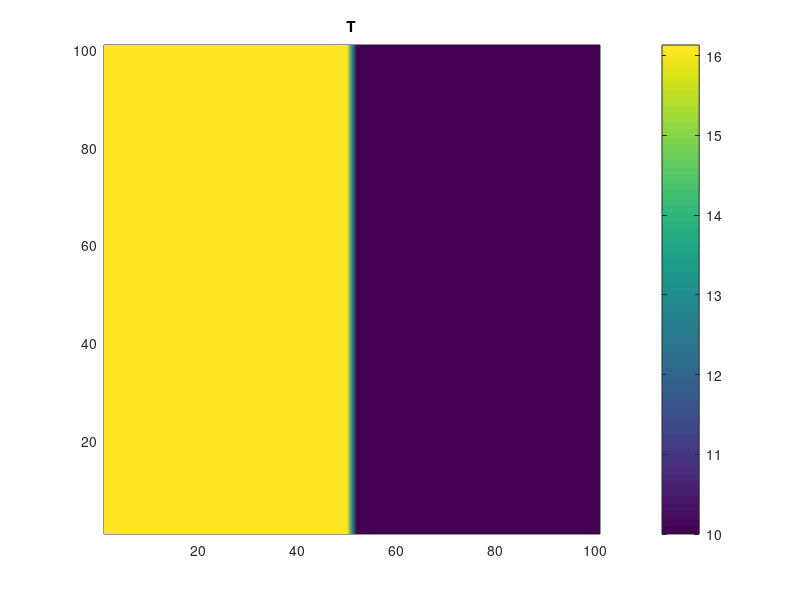
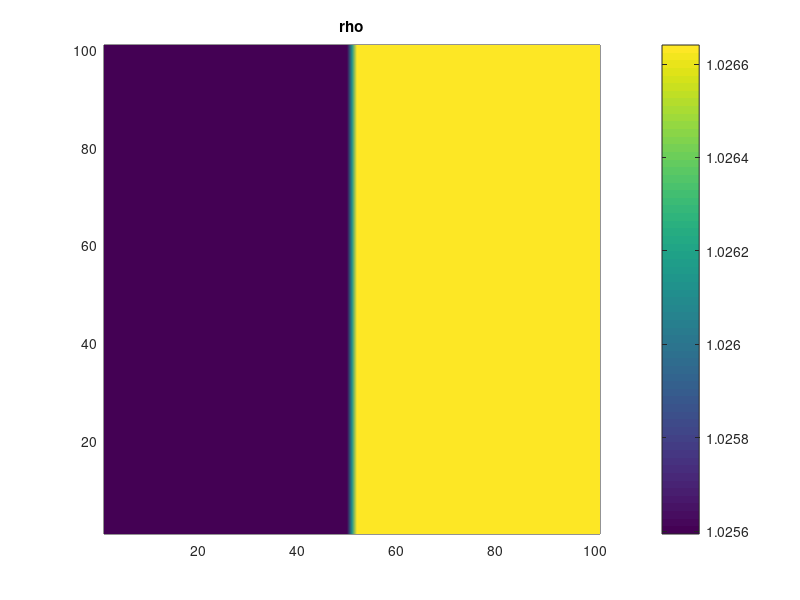

These figures' MATLAB source, in order: (Note: this script raises an error after producing the figures.)
clc;clear all; close all; format short

% pwd = '/home/valera/ParGCCOM/TestCases/ShearLayer/SL_128x6x128/';
% ProbName = 'shearlayer';
% ProbSize = '128x6x128';
% 
% GridFileName =  [pwd ProbName '.' ProbSize '.dat' ];  ;
% 
% ProbSizeFileName = [pwd ProbName '.' ProbSize 'probsize.ser.dat' ];
% 
% INIfile = 'gcom_ini_DC_128x128x6.nc';
% 
% [x,y,z,x_r,y_r,z_r,IMax,JMax,KMax]=ReadGridASCII(ProbSizeFileName,GridFileName);

%Nodes:
IMax = 101; JMax = 101;
%Spacing:
h = 1/IMax;

%Cells:
m = IMax-1; n = JMax-1;

xlength = linspace(-16,16,n+1);
ylength = linspace(-1,1,m+1);

[X,Y] = ndgrid(xlength,ylength);
%%

uic = zeros(IMax ,JMax);
vic = zeros(IMax ,JMax);
pic = zeros(IMax ,JMax);
Tic = zeros(IMax, JMax);
Sic = zeros(IMax, JMax);


p = zeros(IMax+1,JMax+1);
u = zeros(IMax+1,JMax+1);
v = zeros(IMax+1,JMax+1);
T = zeros(IMax+1,JMax+1);
S = zeros(IMax+1,JMax+1);

xlength = linspace(-16,16,n);
ylength = linspace(-1,1,m);

[Xc,Yc] = ndgrid(xlength,ylength);

xlength = linspace(-16,16,n+1);
ylength = linspace(-1,1,m);

[Xu,Yu] = ndgrid(xlength,ylength);

xlength = linspace(-16,16,n);
ylength = linspace(-1,1,m+1);

[Xv,Yv] = ndgrid(xlength,ylength);

xlength = linspace(-16,16,n+2);
ylength = linspace(-1,1,m+2);

[Xp,Yp] = ndgrid([1 1.5 : 1 : JMax-0.5 JMax], [1 1.5 : 1 : IMax-0.5 IMax]);

Xp = Xp - JMax/2.0;
XMax = max(max(Xp));
Xp = Xp/XMax*16.0; 

Yp = Yp - IMax/2.0;
YMax = max(max(Yp));
Yp = Yp/YMax;               

Dx = X(1,2)-X(1,1);
Dy = Y(2,1)-Y(1,1);
dw = 80.0;
dp = 0.05;
%%

TMAX = 16.1324636; TMIN = 10.0;

T0 = TMAX;

for j=1:JMax
    for i=1:IMax

        Tic(i,j) = TMIN + (TMAX-TMIN)*(0.5-0.5*erf(Y(i,j)/0.01));
        
    
        end
end

% T(1,:) = 0.0 ; %T(2,:);
% T(end,:) = 0.0 ; % T(end-1,:);    
% T(:,1) = 0.0 ; % T(:,2);
% T(:,end) = 0.0 ; %T(:,end-1);  

figure(1);
u_v = squeeze(Tic);
pcolor(u_v);
title('T')
colorbar;
shading interp;

Tic = Tic/T0;

T = Tic;

%%
rho_ref = 1027.d0;
S_ref   = 35.d0;
T_ref   = 10.d0;
drho_dS = 0.781d0;
drho_dT = -0.1708d0;
LStar = 0.05; %1.0;  %?
UStar = 1.0;
rhoStar = 1000.35;
gforce = 9.80;

for j=1:JMax
    for i=1:IMax

        dens(i,j) = rho_ref + drho_dT*(T(i,j)*T0-T_ref);  %EOS  
        
    end
end

dens(end,:) = rho_ref + drho_dT*(T(end,:)*T0-T_ref);
dens(1,:) = rho_ref + drho_dT*(T(1,:)*T0-T_ref);

dens(:,end) = rho_ref + drho_dT*(T(:,end)*T0-T_ref);
dens(:,1) = rho_ref + drho_dT*(T(:,1)*T0-T_ref);

dens = dens/rhoStar;

DMax = max(max(dens));
DMin = min(min(dens));

rho_P0 = (DMax+DMin)/2.0;

figure(6);
u_v = squeeze(dens);
pcolor(u_v);
title('rho')
colorbar;
shading interp;

%%
buoy = zeros(IMax,JMax-1);

iatv = (X(:,1:JMax-1)+X(:,2:JMax))*0.50;
jatv = (Y(:,1:JMax-1)+Y(:,2:JMax))*0.50;

Fdens = griddedInterpolant(X, Y, dens); 
datv = Fdens(iatv,jatv);


%buoy(1,:) = gforce*LStar*(dens(1,1:n)-rho_P0)/(rho_P0*(UStar^2));

for j=1:JMax-1
    for i=1:IMax

%        buoy(i,j) = gforce*LStar*(0.5*(dens(i,j)+dens(i+1,j))-rho_P0)/(rho_P0*(UStar^2));

        buoy(i,j) = gforce*LStar*(datv(i,j)-rho_P0)/(rho_P0*(UStar^2));

    end
end

% buoy(end,:) = 0.0; %buoy(end-1,:);
% buoy(1,:) = 0.0; %buoy(2,:);
% 
% buoy(:,end) = 0.0 ; %buoy(:,end-1);
% buoy(:,1) = 0.0 ; %buoy(:,2);


figure(6);
u_v = squeeze(buoy);
pcolor(u_v);
title('(rho-rho_0)/rho_0')
colorbar;
shading interp;

bic = buoy;


%%
% 
% 
% for j=1:JMax
%     for i=1:IMax
% 
%         uic(i,j) = X(i,j)/16;
%         vic(i,j) = Y(i,j);
%         
%     
%         end
% end




%%  Creating operator
k = 2; % Mimetic order of accuracy %%%%%%%%%%%%%%%%%%%%%%%%%%%%%%%%%%%%%%%%
Dy = Xc(2,1)-Xc(1,1);
Dx = Dy;
D = div2D(k,m,Dx,n,Dy); %div2DCurv(k,X,Y);
G =  grad2D(k,m,Dx,n,Dy); % grad2DCurv(k,X,Y);

%D = div2DCurv(k,X,Y);
%G = grad2DCurv(k,X,Y);

L = D*G;  %lap2D(k,IMax-1,Dx,JMax-1,Dy);
%L = lap2D(k,IMax-1,Dx,JMax-1,Dy);
L = L + robinBC2D(k,m,Dx,n,Dy,0,1);

idx1 = numel(uic);
idy1 = numel(vic);
idx2 = idx1 + idy1;


dtnondim = 2.0;

dt = dtnondim*LStar/UStar;

rho = rho_P0;
D = rho/dt*D;
G = -dt/rho*G;
%% Preparing t=0 arrays

uic = zeros(IMax ,JMax);
vic = zeros(IMax ,JMax);


iatu = (X(1:IMax-1,:)+X(2:IMax,:))*0.50;
jatu = (Y(1:IMax-1,:)+Y(2:IMax,:))*0.50;

iatv = (X(:,1:JMax-1)+X(:,2:JMax))*0.50;
jatv = (Y(:,1:JMax-1)+Y(:,2:JMax))*0.50;

Fuic = griddedInterpolant(X, Y, uic); 
Fvic = griddedInterpolant(X, Y, vic); 
Fpic = griddedInterpolant(X, Y, pic); 
%FTic = griddedInterpolant(X, Y, Tatc); 


uatu = Fuic(iatu,jatu);
vatu = Fvic(iatu,jatu);
patu = Fpic(iatu,jatu);

uatv = Fuic(iatv,jatv);
vatv = Fvic(iatv,jatv);
patv = Fpic(iatv,jatv);

u = Fuic(Xp,Yp);
v = Fvic(Xp,Yp);
p = Fpic(Xp,Yp);
%T = Fpic(Xp,Yp);

T = Tic;
buoy = bic;

% 
   figure(1);
    u_v = squeeze(uatu(:,:));
    subplot(2,2,1)
    pcolor(u_v);
    title('u')
    colorbar;
    shading interp;
    subplot(2,2,2)
    u_2 = squeeze(p(:,:));
    pcolor(u_2);
    title('p')
    colorbar;
    shading interp;
    subplot(2,2,3)
    u_3 = squeeze(vatv(:,:));
    pcolor(u_3);
    title('v')
    colorbar;
    shading interp;
    subplot(2,2,4)
    u_3 = squeeze(T(:,:));
    pcolor(u_3);
    title('T')
    colorbar;
    shading interp;


% Reshaping


Vv = reshape(vatv',[], 1);    %Do we need to transpose now with ndgrid?
Uv = reshape(uatv',[], 1);
Pv = reshape(patv',[], 1);

Vu = reshape(vatu',[], 1);
Uu = reshape(uatu',[], 1);
Pu = reshape(patu',[], 1);

Vp = reshape(v',[], 1);
Up = reshape(u',[], 1);
Pp = reshape(p',[], 1);

cs = 1447.0;


tf = 2.0;
nf = tf/dt ;
beta = 1/cs;
Re = 1000;
IRe = 1.0/Re;
nu = 0.0014;
time_steps = linspace(0,tf,nf);

[uatu,vatv,p] = applyboundaries2D(uatu,vatv,p); 
%uatu(end,:) = 1.0;

Fuatu = griddedInterpolant(iatu, jatu, uatu); 
Fvatv = griddedInterpolant(iatv, jatv, vatv); 
u = Fuatu(Xp,Yp);
v = Fvatv(Xp,Yp);

Fu = griddedInterpolant(Xp,Yp, u);
Fv = griddedInterpolant(Xp,Yp, v);

uatv = Fu(iatv,jatv);
vatu = Fv(iatu,jatu);

    figure(2);
    u_v = squeeze(uatv(:,:));
    subplot(2,2,1)
    pcolor(u_v);
    title('u')
    colorbar;
    shading interp;
    subplot(2,2,2)
    u_2 = squeeze(p(:,:));
    pcolor(u_2);
    title('p')
    colorbar;
    shading interp;
    subplot(2,2,3)
    u_3 = squeeze(vatu(:,:));
    pcolor(u_3);
    title('v')
    colorbar;
    shading interp;
%     subplot(2,2,4)
%     pcolor(Xp,Yp,cav)
%     hold on
%     quiver(Xp,Yp,u,v)
%     hold off
%     xlim([0 1])
%     ylim([0 1])
%     colorbar;
%     shading interp;
%     title(['vorticity Dt = ' num2str((time+1)*dt)])

%Dy = Xp(1,3)-Xp(1,2);
%Dx = Dy;

%Dx = 1.0; 
%Dy = 1.0; 



%% Boussinesq Pred-Corr formulation:
for time = 1:size(time_steps,2)

    %Predict u*

    RHSu = zeros(m,n+1);
    RHSv = zeros(m+1,n);
    RHST = zeros(m+1,n+1);
   
    u_star = uatu;
    v_star = vatv;
    
   
    for j = 2:n
        for i = 2:m-1
    
            d2u_dy2 = (uatu(i-1,j)-2*uatu(i,j)+uatu(i+1,j))/(Dy^2);
            d2u_dx2 = (uatu(i,j-1)-2*uatu(i,j)+uatu(i,j+1))/(Dx^2);
                        
            du_dx = (uatu(i,j+1)-uatu(i,j-1))/(2*Dx);
            du_dy = (uatu(i+1,j)-uatu(i-1,j))/(2*Dy);
            udu_dx  = uatu(i,j)*du_dx;
            vdu_dy  = vatu(i,j)*du_dy;  

            RHSu(i,j) = - (udu_dx+vdu_dy - IRe*(d2u_dy2+d2u_dx2));
                      
           % u_star(i,j) = uatu(i,j) - dt*(udu_dx+vdu_dy - IRe*(d2u_dy2+d2u_dx2));
        end
    end
    
    u_star = SSPRK102D(uatu,RHSu,dt);
    
    %Predict v*
     
    for j = 2:n-1
        for i = 2:m
    
            d2v_dy2 = (vatv(i-1,j)-2*vatv(i,j)+vatv(i+1,j))/(Dy^2);
            d2v_dx2 = (vatv(i,j-1)-2*vatv(i,j)+vatv(i,j+1))/(Dx^2);
                        
            dv_dx = (vatv(i,j+1)-vatv(i,j-1))/(2*Dx);
            dv_dy = (vatv(i+1,j)-vatv(i-1,j))/(2*Dy);       
            udv_dx  = uatv(i,j)*dv_dx;
            vdv_dy  = vatv(i,j)*dv_dy;
                              
            RHSv(i,j) = -(udv_dx+vdv_dy - IRe*(d2v_dy2+d2v_dx2));
            
           % v_star(i,j) = vatv(i,j) - dt*( udv_dx+vdv_dy - IRe*(d2v_dy2+d2v_dx2));% - buoy(i,j) );
           
        end
    end
    
    RHSv = RHSv - buoy;
    
    v_star = SSPRK102D(vatv,RHSv,dt);

    %v_star = v_star - dt*buoy;
    
    [u_star,v_star,~] = applyboundaries2Dstar(u_star,v_star,p);

    figure(4);
    u_v = squeeze(u_star(:,:));
    subplot(2,2,1)
    pcolor(u_v);
    title('u*')
    colorbar;
    shading interp;
    subplot(2,2,2)
    u_2 = squeeze(v_star(:,:));
    pcolor(u_2);
    title('v*')
    colorbar;
    shading interp;
    subplot(2,2,3)
    u_3 = squeeze(p(:,:));
    pcolor(u_3);
    title('p')
    colorbar;
    shading interp;
    subplot(2,2,4)
    u_3 = squeeze(T(:,:));
    pcolor(u_3);
    title('T')
    colorbar;
    shading interp;
    
    Uu = reshape(u_star',[], 1);
    Vv = reshape(v_star',[], 1);
   
    %Get p (continuity)
    
    R = [Uu ; Vv];  
    Pp = L\(D*R);

    Gp = G*[ Pp ]; 
    dpdx = Gp(1:(IMax*(JMax-1)));
    dpdy = Gp((IMax*(JMax-1)+1):end);
    
    %Correct u,v:
    
    Uu = Uu - dpdx;
    Vv = Vv - dpdy;
    
    uatu = reshape(Uu,[IMax JMax-1])' ; 
    vatv = reshape(Vv,[IMax-1 JMax])' ; 
    
    [uatu,vatv,p] = applyboundaries2D(uatu,vatv,p);   
    
    Fuatu = griddedInterpolant(iatu, jatu, uatu); 
    Fvatv = griddedInterpolant(iatv, jatv, vatv); 
    u = Fuatu(Xp,Yp);
    v = Fvatv(Xp,Yp);

    p = reshape(Pp,[IMax+1 JMax+1])';
    
    Fu = griddedInterpolant(Xp,Yp, u);
    Fv = griddedInterpolant(Xp,Yp, v);

    uatv = Fu(iatv,jatv);
    vatu = Fv(iatu,jatu);    
     
    uatc = Fu(X,Y);
    vatc = Fv(X,Y); 
    
    %[~,cav] = curl(Xp,Yp,u,v);
              
    %Interpolate and refresh arrays:
  
    Pv = reshape(patv',[], 1);
    Pu = reshape(patu',[], 1);
    
    Vv = reshape(vatv',[], 1);
    Uv = reshape(uatv',[], 1);
 
    Vu = reshape(vatu',[], 1);
    Uu = reshape(uatu',[], 1);    
    
    for j = 2:n-1
      for i = 2:m-1
    
            d2T_dy2 = (T(i-1,j)-2*T(i,j)+T(i+1,j))/(Dy^2);
            d2T_dx2 = (T(i,j-1)-2*T(i,j)+T(i,j+1))/(Dx^2);
                        
            dT_dx = (T(i,j+1)-T(i,j-1))/(2*Dx);
            dT_dy = (T(i+1,j)-T(i-1,j))/(2*Dy);       
            udT_dx  = uatc(i,j)*dT_dx;
            vdT_dy  = vatc(i,j)*dT_dy;
             
            RHST(i,j) = -(udT_dx+vdT_dy - IRe*(d2T_dy2+d2T_dx2));
           
            %T(i,j) = T(i,j) - dt*(udT_dx+vdT_dy - IRe*(d2T_dy2+d2T_dx2));
           
        end
    end
    
%      T(1,:) = 0.0 ; %T(2,:);
%      T(end,:) = 0.0 ; % T(end-1,:);    
%      T(:,1) = 0.0 ; % T(:,2);
%      T(:,end) = 0.0 ; %T(:,end-1);  
% %     
     
    T = SSPRK102D(T,RHST,dt);

    dens = rho_ref + drho_dT*(T*T0-T_ref);  %EOS  
    
    dens(end,:) = rho_ref + drho_dT*(T(end,:)*T0-T_ref);
    dens(1,:) = rho_ref + drho_dT*(T(1,:)*T0-T_ref);
     
    dens(:,end) = rho_ref + drho_dT*(T(:,end)*T0-T_ref);
    dens(:,1) = rho_ref + drho_dT*(T(:,1)*T0-T_ref);

    dens = dens/rhoStar;
    
    Fdens = griddedInterpolant(X, Y, dens); 
    datv = Fdens(iatv,jatv);

    %buoy(1,:) = gforce*LStar*(dens(1,1:n)-rho_P0)/(rho_P0*(UStar^2));
    
    for j=1:JMax-1
        for i=1:IMax

     %       buoy(i,j) = gforce*LStar*(0.5*(dens(i,j)+dens(i+1,j))-rho_P0)/(rho_P0*(UStar^2));

             buoy(i,j) = gforce*LStar*(datv(i,j)-rho_P0)/(rho_P0*(UStar^2));
     
        end
    end
%     
%     buoy(end,:) = 0.0; %buoy(end-1,:);
%     buoy(1,:) = 0.0; %buoy(2,:);
%     
%     buoy(:,end) = 0.0; %buoy(:,end-1);
%     buoy(:,1) = 0.0; %buoy(:,2);
%     
    figure(2);
    u_v = squeeze(u(:,:));
    subplot(3,2,1)
    pcolor(u_v);
    title('u')
    colorbar;
    shading interp;
    subplot(3,2,2)
    u_3 = squeeze(v(:,:));
    pcolor(u_3);
    title('v')
    colorbar;
    shading interp;
    subplot(3,2,3)
    u_2 = squeeze(p(:,:));
    pcolor(u_2);
    title('p')
    colorbar;
    shading interp;
    subplot(3,2,4)
    u_3 = squeeze(T(:,:));
    pcolor(u_3);
    title(['T ' num2str((time+1)*dt)])
    colorbar;
    shading interp;
    subplot(3,2,5)
    u_3 = squeeze(buoy(:,:));
    pcolor(u_3);
    title(['buoy'])
    colorbar;
    shading interp;
    subplot(3,2,6)
    u_3 = squeeze(dens(:,:));
    pcolor(u_3);
    title(['dens'])
    colorbar;
    shading interp;
    
    
    
%     pcolor(Xp,Yp,cav)
%     hold on
%     quiver(Xp,Yp,u,v)
%     hold off
%     xlim([0 1])
%     ylim([0 1])
%     colorbar;
%     shading interp;
%     title(['vorticity Dt = ' num2str((time+1)*dt)])


end


